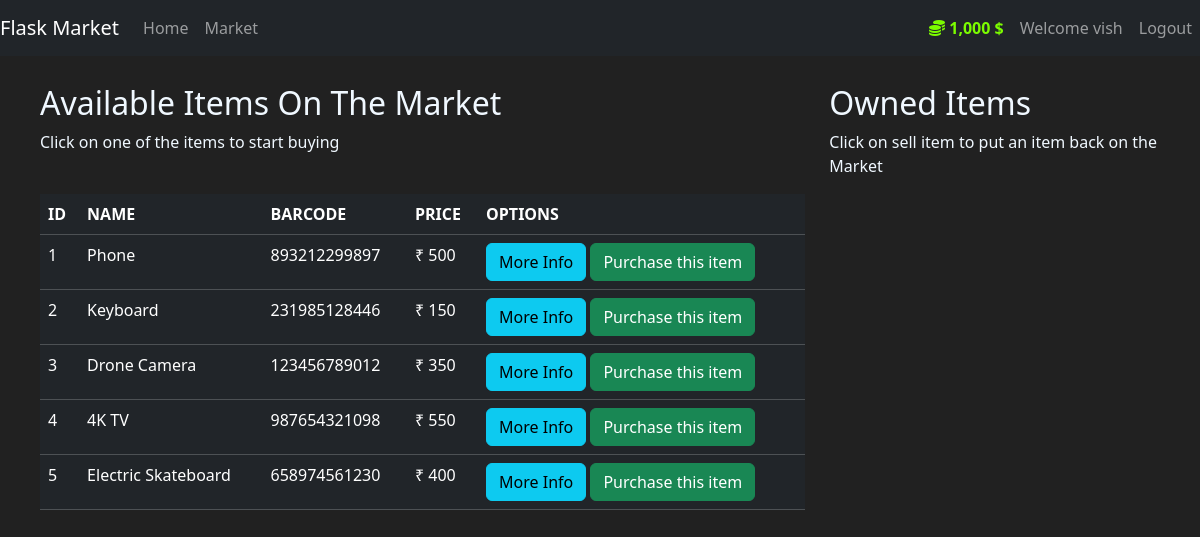
The app's page /market (signed in) with its own data.
### market/models.py (models this page shows, shortened)
class User(db.Model,UserMixin):
    id = db.Column(db.Integer, primary_key=True)
    username = db.Column(db.String(30), unique=True, nullable=False)
    email_address = db.Column(db.String(50), nullable=False, unique=True)
    password_hash = db.Column(db.String(60), nullable=False)
    budgets = db.Column(db.Integer, nullable=False, default=1000)
    items = db.relationship('Item', backref='owned_user', lazy=True)
    @property
    def prettier_budgets(self):
        if len(str(self.budgets))>=4:
            return f"{str(self.budgets)[:-3]},{str(self.budgets)[-3:]} $"
        else:
            return f"{self.budgets} $"
    @property
    def password(self):
        raise AttributeError('Password cannot be accessed directly')

class Item(db.Model):
    id = db.Column(db.Integer, primary_key=True)
    name = db.Column(db.String(30), unique=True, nullable=False)
    barcode = db.Column(db.String(12), unique=True, nullable=False)
    price = db.Column(db.Integer(), nullable=False)
    description = db.Column(db.String(1024), nullable=False,unique=True)
    owner = db.Column(db.Integer(), db.ForeignKey('user.id'))

### market/routes.py (the view, shortened to what this page needs)
@app.route('/market',methods=['GET', 'POST'])
@login_required
def market_page():
    purchase_form=PurchaseItemForm()
    selling_form=SellItemForm()
    if request.method == "GET":
         items=Item.query.filter_by(owner=None)
         owned_items=Item.query.filter_by(owner=current_user.id)
    return render_template('market.html',items=items,purchase_form=purchase_form,owned_items=owned_items,selling_form=selling_form)

### market/models.py (called while the page is built)
@login_manager.user_loader
def load_user(user_id):
    return User.query.get(int(user_id))

### market/templates/market.html (shortened to what this page needs)
{% extends 'base.html' %}
{% block content %}
<div class="row" style="margin-top:28px;margin-left:28px;">
  <div class="col-8">
    <h2>Available Items On The Market</h2>
    <p>Click on one of the items to start buying</p>
<br>
    <table class="table table-hover table-dark">
      <thead>
          <tr>
              <th scope="col">ID</th>
              <th scope="col">NAME</th>
              <th scope="col">BARCODE</th>
              <th scope="col">PRICE</th>
              <th scope="col">OPTIONS</th>
          </tr>
      </thead>
      <tbody>
           {% for item in items%}
              <tr>
                  <td>{{loop.index}}</td>
                  <td>{{item.name}}</td>
                  <td>{{item.barcode}}</td>
                  <td>&#8377; {{item.price}}</td>
                  <td>
                    <button class="btn btn-outline btn-info" data-bs-toggle="modal" data-bs-target="#Modal-MoreInfo-{{item.id}}">More Info</button>
                    <button class="btn btn-outline btn-success"data-bs-toggle="modal" data-bs-target="#Modal-PurchaseConfirm-{{item.id}}">Purchase this item</button>
                  </td>
              </tr>
            {% endfor %}
      </tbody>
    </table>
  </div>
  <div class="col-4">
    <h2>Owned Items </h2>
    <p>Click on sell item to put an  item back on the Market</p>
<br>
  </div>
</div>
{% endblock content %}

### market/templates/base.html (shortened to what this page needs)
<!doctype html>
<html lang="en">
  <head>
    <link href="https://cdn.jsdelivr.net/npm/bootstrap@5.3.3/dist/css/bootstrap.min.css" rel="stylesheet">
    <link rel="stylesheet" href="https://cdnjs.cloudflare.com/ajax/libs/font-awesome/6.0.0-beta3/css/all.min.css">
  </head>
  <body>
    <nav class="navbar navbar-expand-md navbar-dark bg-dark">
      <a class="navbar-brand" href="#">Flask  Market</a>
      <div class="collapse navbar-collapse" id="navbarNav">
        <ul class="navbar-nav mr-auto">
          <li class="nav-item active">
              <a class="nav-link" href="{{url_for('home_page')}}">Home </a>
          </li>
          <li class="nav-item">
              <a class="nav-link" href="{{url_for('market_page')}}">Market</a>
          </li>
      </ul>
      {% if current_user.is_authenticated %}
      <ul class="navbar-nav ms-auto"">
        <li class="nav-item">
            <a class="nav-link" style="color:lawngreen; font-weight: bold;" >
              <i class="fas fa-coins"></i>
              {% if current_user.prettier_budgets is not none %}
                {{ current_user.prettier_budgets }}
              {% else %}
                <span class="text-danger">No budget</span>
              {% endif %}
            </a>
        </li>
        <li class="nav-item">
            <a class="nav-link" >Welcome {{current_user.username}}</a>
        </li>
          <li class="nav-item">
              <a class="nav-link" href="{{url_for('logout_page')}}">Logout</a>
          </li>
      </ul>
      {% endif %}
      </div>
    </nav>
  {% block content %}
  {% endblock content %}
  </body>
</html>

### market/templates/base.html (style rules this page uses)
body { background-color: #212121; color:aliceblue; }

### records on screen
User: prettier_budgets "1,000 $", username "vish"
Item: name "Phone", barcode "893212299897", price "500"
Item: name "Keyboard", barcode "231985128446", price "150"
Item: name "Drone Camera", barcode "123456789012", price "350"
Item: name "4K TV", barcode "987654321098", price "550"
Item: name "Electric Skateboard", barcode "658974561230", price "400"
